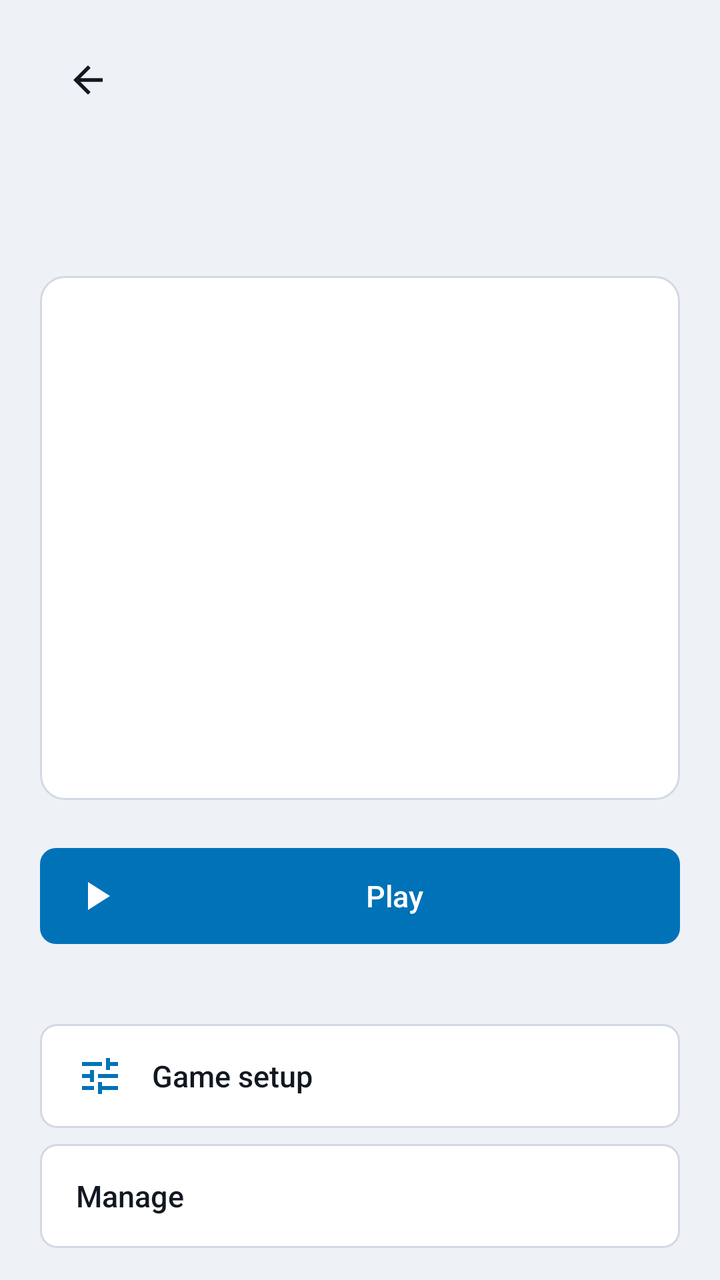
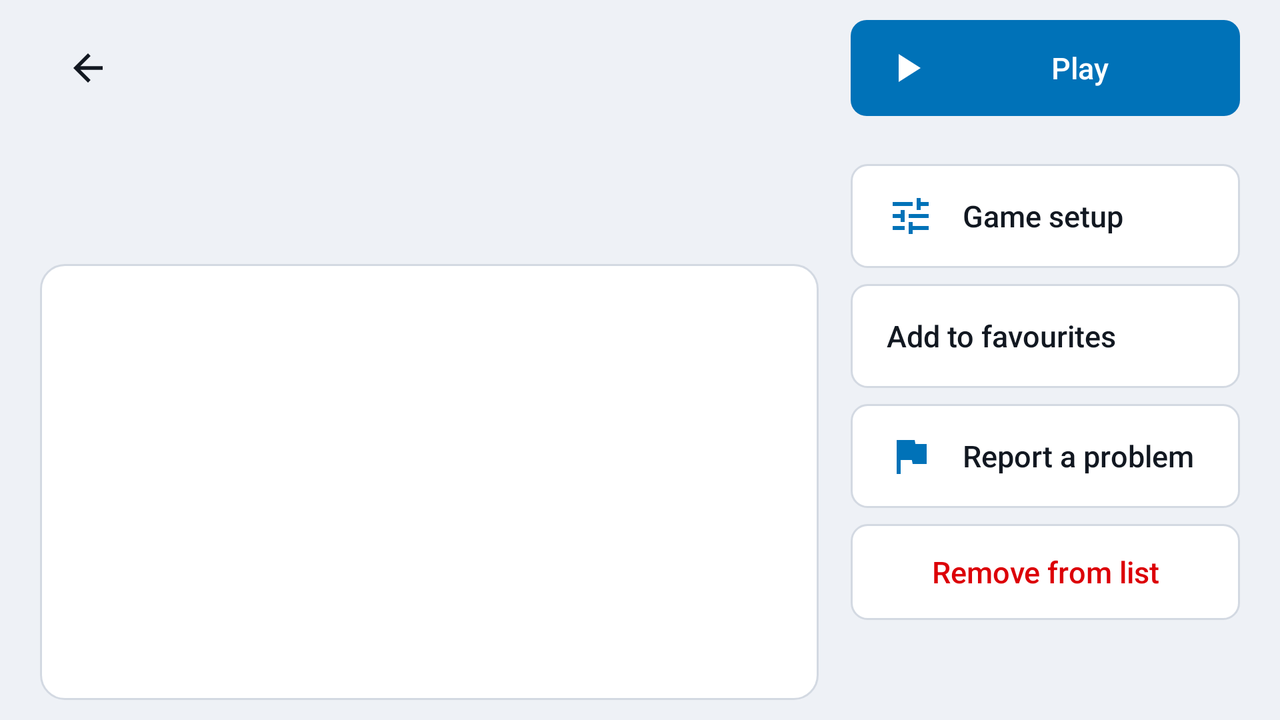

Compare how this app lays out the same screen by default and in its alternative resource folder. The renders come first, then the two layout files and the values they reference.
<!-- AndroidManifest.xml: application theme Theme.Enginehost -->
<!-- res/layout/activity_game.xml -->
<?xml version="1.0" encoding="utf-8"?>
<ScrollView xmlns:android="http://schemas.android.com/apk/res/android"
    android:layout_width="match_parent"
    android:layout_height="match_parent"
    android:fillViewport="true"
    android:scrollbars="none">

    <LinearLayout
        android:layout_width="match_parent"
        android:layout_height="wrap_content"
        android:orientation="vertical"
        android:paddingLeft="@dimen/eh_screen_padding_h"
        android:paddingRight="@dimen/eh_screen_padding_h"
        android:paddingTop="@dimen/eh_screen_padding_v"
        android:paddingBottom="@dimen/eh_screen_padding_v">

        <LinearLayout
            android:layout_width="match_parent"
            android:layout_height="wrap_content"
            android:gravity="center_vertical"
            android:orientation="horizontal">

            <ImageView
                android:id="@+id/backButton"
                android:layout_width="@dimen/eh_touch_target"
                android:layout_height="@dimen/eh_touch_target"
                android:layout_marginEnd="@dimen/eh_space_xs"
                android:background="@drawable/eh_row_bg"
                android:clickable="true"
                android:contentDescription="@string/back"
                android:focusable="true"
                android:padding="13dp"
                android:src="@drawable/ic_back"
                android:tint="@color/eh_text_primary" />

            <TextView
                android:id="@+id/gameTitle"
                android:layout_width="0dp"
                android:layout_height="wrap_content"
                android:layout_weight="1"
                android:ellipsize="end"
                android:maxLines="2"
                android:textAppearance="@style/TextAppearance.Enginehost.ScreenTitle" />

        </LinearLayout>

        <LinearLayout
            android:layout_width="match_parent"
            android:layout_height="wrap_content"
            android:layout_marginTop="@dimen/eh_space_s"
            android:gravity="center_vertical"
            android:orientation="horizontal">

            <TextView
                android:id="@+id/gameEngine"
                style="@style/Widget.Enginehost.Chip"
                android:layout_width="wrap_content"
                android:layout_height="wrap_content"
                android:layout_marginEnd="@dimen/eh_space_s"
                android:visibility="gone" />

            <TextView
                android:id="@+id/gameStatus"
                android:layout_width="0dp"
                android:layout_height="wrap_content"
                android:layout_weight="1"
                android:textAppearance="@style/TextAppearance.Enginehost.Body" />

        </LinearLayout>


        <TextView
            android:id="@+id/gamePath"
            android:layout_width="match_parent"
            android:layout_height="wrap_content"
            android:layout_marginTop="@dimen/eh_space_s"
            android:textAppearance="@style/TextAppearance.Enginehost.Mono"
            android:textIsSelectable="false" />

        
        <FrameLayout
            android:id="@+id/gamePlate"
            android:layout_width="match_parent"
            android:layout_height="0dp"
            android:layout_marginTop="@dimen/eh_space_m"
            android:layout_weight="1"
            android:background="@drawable/eh_card_bg"
            android:minHeight="@dimen/eh_plate_min">

            <ImageView
                android:id="@+id/plateArt"
                android:layout_width="match_parent"
                android:layout_height="match_parent"
                android:importantForAccessibility="no"
                android:padding="@dimen/eh_space_m"
                android:scaleType="fitCenter"
                android:visibility="gone" />

            <LinearLayout
                android:id="@+id/platePlaceholder"
                android:layout_width="match_parent"
                android:layout_height="wrap_content"
                android:layout_gravity="center"
                android:gravity="center_horizontal"
                android:orientation="vertical"
                android:padding="@dimen/eh_space_l">

                <TextView
                    android:id="@+id/plateTitle"
                    android:layout_width="match_parent"
                    android:layout_height="wrap_content"
                    android:ellipsize="end"
                    android:gravity="center_horizontal"
                    android:maxLines="2"
                    android:textAppearance="@style/TextAppearance.Enginehost.ItemTitle" />

                <TextView
                    android:id="@+id/plateLine"
                    android:layout_width="match_parent"
                    android:layout_height="wrap_content"
                    android:layout_marginTop="@dimen/eh_space_s"
                    android:ellipsize="end"
                    android:gravity="center_horizontal"
                    android:maxLines="2"
                    android:textAppearance="@style/TextAppearance.Enginehost.Body"
                    android:textColor="@color/eh_text_secondary"
                    android:visibility="gone" />

            </LinearLayout>

        </FrameLayout>

        <Button
            android:id="@+id/playButton"
            style="@style/Widget.Enginehost.Button"
            android:layout_width="match_parent"
            android:layout_height="wrap_content"
            android:layout_marginTop="@dimen/eh_space_l"
            android:drawableStart="@drawable/ic_play"
            android:text="@string/action_launch" />

        
        <LinearLayout
            android:id="@+id/gameSections"
            android:layout_width="match_parent"
            android:layout_height="wrap_content"
            android:layout_marginTop="@dimen/eh_space_m"
            android:orientation="vertical" />


        <Button
            android:id="@+id/setupButton"
            style="@style/Widget.Enginehost.Button.Nav"
            android:layout_width="match_parent"
            android:layout_height="wrap_content"
            android:layout_marginTop="@dimen/eh_space_l"
            android:drawableStart="@drawable/ic_setup"
            android:text="@string/action_edit_config" />

        <Button
            android:id="@+id/manageButton"
            style="@style/Widget.Enginehost.Button.Nav"
            android:layout_width="match_parent"
            android:layout_height="wrap_content"
            android:layout_marginTop="@dimen/eh_space_s"
            android:text="@string/action_manage" />

    </LinearLayout>
</ScrollView>
<!-- resources referenced by this layout -->
<resources>
  <color name="eh_text_primary">#121821</color>
  <color name="eh_text_secondary">#4B5768</color>
  <dimen name="eh_plate_min">128dp</dimen>
  <dimen name="eh_screen_padding_h">20dp</dimen>
  <dimen name="eh_screen_padding_v">16dp</dimen>
  <dimen name="eh_space_l">24dp</dimen>
  <dimen name="eh_space_m">16dp</dimen>
  <dimen name="eh_space_s">8dp</dimen>
  <dimen name="eh_space_xs">4dp</dimen>
  <dimen name="eh_touch_target">48dp</dimen>
  <!-- drawable eh_card_bg (drawable) -->
  <?xml version="1.0" encoding="utf-8"?>
  <shape xmlns:android="http://schemas.android.com/apk/res/android" android:shape="rectangle">
      <solid android:color="@color/eh_surface" />
      <stroke android:width="1dp" android:color="@color/eh_outline" />
      <corners android:radius="@dimen/eh_corner" />
  </shape>
  <!-- drawable ic_play (drawable) -->
  <?xml version="1.0" encoding="utf-8"?>
  <vector xmlns:android="http://schemas.android.com/apk/res/android"
      android:width="24dp" android:height="24dp" android:viewportWidth="24" android:viewportHeight="24"
      android:tint="?attr/colorControlNormal">
      <path android:fillColor="#FFFFFFFF" android:pathData="M8 5v14l11-7z" />
  </vector>
  <string name="action_edit_config">Game setup</string>
  <string name="action_launch">Play</string>
  <string name="action_manage">Manage</string>
  <string name="back">Back</string>
  <style name="TextAppearance.Enginehost.Body" parent="TextAppearance.AppCompat">
          <item name="android:textSize">18sp</item>
          <item name="android:textColor">@color/eh_text_primary</item>
      </style>
  <style name="TextAppearance.Enginehost.ItemTitle" parent="TextAppearance.AppCompat">
          <item name="android:textSize">18sp</item>
          <item name="android:fontFamily">sans-serif-medium</item>
          <item name="android:textColor">@color/eh_text_primary</item>
      </style>
  <style name="TextAppearance.Enginehost.Mono" parent="TextAppearance.AppCompat">
          <item name="android:textSize">13sp</item>
          <item name="android:typeface">monospace</item>
          <item name="android:textColor">@color/eh_text_secondary</item>
      </style>
  <style name="TextAppearance.Enginehost.ScreenTitle" parent="TextAppearance.AppCompat">
          <item name="android:textSize">32sp</item>
          <item name="android:textStyle">bold</item>
          <item name="android:textColor">@color/eh_text_primary</item>
      </style>
  <color name="eh_surface">#FFFFFF</color>
  <color name="eh_outline">#D3D9E2</color>
  <dimen name="eh_corner">12dp</dimen>
  <color name="eh_surface_variant">#E4E8EF</color>
  <dimen name="eh_corner_small">8dp</dimen>
  <color name="eh_focus_fill">@color/eh_accent_container</color>
  <dimen name="eh_focus_bar">4dp</dimen>
  <color name="eh_focus_ring">@color/eh_accent</color>
  <style name="Widget.Enginehost.Button.Secondary">
          <item name="android:background">@drawable/eh_btn_secondary_bg</item>
          <item name="android:textColor">@color/eh_button_secondary_text</item>
          <item name="android:drawableTint">@color/eh_button_secondary_text</item>
      </style>
  <color name="eh_accent">#0072B8</color>
  <!-- drawable eh_chip_bg (drawable) -->
  <?xml version="1.0" encoding="utf-8"?>
  <shape xmlns:android="http://schemas.android.com/apk/res/android" android:shape="rectangle">
      <solid android:color="#FFFFFFFF" />
      <corners android:radius="20dp" />
  </shape>
  <color name="eh_background">#EEF1F6</color>
  <style name="Widget.Enginehost.Switch" parent="Widget.AppCompat.CompoundButton.Switch">
          <item name="android:background">@drawable/eh_row_bg</item>
          <item name="android:minHeight">@dimen/eh_touch_target</item>
          <item name="android:paddingLeft">12dp</item>
          <item name="android:paddingRight">12dp</item>
      </style>
  <color name="eh_accent_container">#E0EEF6</color>
  <color name="eh_accent_pressed">#005D97</color>
  <dimen name="eh_focus_stroke">3dp</dimen>
  <!-- some entries are left out for length -->
</resources>
<!-- res/layout-land/activity_game.xml (the repository's variant of the layout above) -->
<!-- drawn on the phone turned sideways -->
<?xml version="1.0" encoding="utf-8"?>
<LinearLayout xmlns:android="http://schemas.android.com/apk/res/android"
    android:layout_width="match_parent"
    android:layout_height="match_parent"
    android:orientation="horizontal"
    android:paddingLeft="@dimen/eh_screen_padding_h"
    android:paddingRight="@dimen/eh_screen_padding_h"
    android:paddingTop="@dimen/eh_screen_padding_v"
    android:paddingBottom="@dimen/eh_screen_padding_v">

    <ScrollView
        android:layout_width="0dp"
        android:layout_height="match_parent"
        android:layout_weight="2"
        android:fillViewport="true"
        android:scrollbars="none">

        <LinearLayout
            android:layout_width="match_parent"
            android:layout_height="wrap_content"
            android:orientation="vertical">

            <LinearLayout
                android:layout_width="match_parent"
                android:layout_height="wrap_content"
                android:gravity="center_vertical"
                android:orientation="horizontal">

                <ImageView
                    android:id="@+id/backButton"
                    android:layout_width="@dimen/eh_touch_target"
                    android:layout_height="@dimen/eh_touch_target"
                    android:layout_marginEnd="@dimen/eh_space_xs"
                    android:background="@drawable/eh_row_bg"
                    android:clickable="true"
                    android:contentDescription="@string/back"
                    android:focusable="true"
                    android:padding="13dp"
                    android:src="@drawable/ic_back"
                    android:tint="@color/eh_text_primary" />

                <TextView
                    android:id="@+id/gameTitle"
                    android:layout_width="0dp"
                    android:layout_height="wrap_content"
                    android:layout_weight="1"
                    android:ellipsize="end"
                    android:maxLines="2"
                    android:textAppearance="@style/TextAppearance.Enginehost.ScreenTitle" />

            </LinearLayout>

            <LinearLayout
                android:layout_width="match_parent"
                android:layout_height="wrap_content"
                android:layout_marginTop="@dimen/eh_space_s"
                android:gravity="center_vertical"
                android:orientation="horizontal">

                <TextView
                    android:id="@+id/gameEngine"
                    style="@style/Widget.Enginehost.Chip"
                    android:layout_width="wrap_content"
                    android:layout_height="wrap_content"
                    android:layout_marginEnd="@dimen/eh_space_s"
                    android:visibility="gone" />

                <TextView
                    android:id="@+id/gameStatus"
                    android:layout_width="0dp"
                    android:layout_height="wrap_content"
                    android:layout_weight="1"
                    android:textAppearance="@style/TextAppearance.Enginehost.Body" />

            </LinearLayout>

            <TextView
                android:id="@+id/gameCore"
                android:layout_width="match_parent"
                android:layout_height="wrap_content"
                android:layout_marginTop="@dimen/eh_space_xs"
                android:textAppearance="@style/TextAppearance.Enginehost.Caption"
                android:visibility="gone" />


            <TextView
                android:id="@+id/gamePath"
                android:layout_width="match_parent"
                android:layout_height="wrap_content"
                android:layout_marginTop="@dimen/eh_space_s"
                android:textAppearance="@style/TextAppearance.Enginehost.Mono"
                android:textIsSelectable="false" />

            
            <FrameLayout
                android:id="@+id/gamePlate"
                android:layout_width="match_parent"
                android:layout_height="0dp"
                android:layout_marginTop="@dimen/eh_space_m"
                android:layout_weight="1"
                android:background="@drawable/eh_card_bg"
                android:minHeight="@dimen/eh_plate_min">

                <ImageView
                    android:id="@+id/plateArt"
                    android:layout_width="match_parent"
                    android:layout_height="match_parent"
                    android:importantForAccessibility="no"
                    android:padding="@dimen/eh_space_m"
                    android:scaleType="fitCenter"
                    android:visibility="gone" />

                <LinearLayout
                    android:id="@+id/platePlaceholder"
                    android:layout_width="match_parent"
                    android:layout_height="wrap_content"
                    android:layout_gravity="center"
                    android:gravity="center_horizontal"
                    android:orientation="vertical"
                    android:padding="@dimen/eh_space_l">

                    <TextView
                        android:id="@+id/plateTitle"
                        android:layout_width="match_parent"
                        android:layout_height="wrap_content"
                        android:ellipsize="end"
                        android:gravity="center_horizontal"
                        android:maxLines="2"
                        android:textAppearance="@style/TextAppearance.Enginehost.ItemTitle" />

                    <TextView
                        android:id="@+id/plateLine"
                        android:layout_width="match_parent"
                        android:layout_height="wrap_content"
                        android:layout_marginTop="@dimen/eh_space_s"
                        android:ellipsize="end"
                        android:gravity="center_horizontal"
                        android:maxLines="2"
                        android:textAppearance="@style/TextAppearance.Enginehost.Body"
                        android:textColor="@color/eh_text_secondary"
                        android:visibility="gone" />

                </LinearLayout>

            </FrameLayout>

        </LinearLayout>

    </ScrollView>

    <ScrollView
        android:layout_width="0dp"
        android:layout_height="match_parent"
        android:layout_weight="1"
        android:layout_marginStart="@dimen/eh_column_gap"
        android:scrollbars="none">

        <LinearLayout
            android:layout_width="match_parent"
            android:layout_height="wrap_content"
            android:orientation="vertical">

            <Button
                android:id="@+id/playButton"
                style="@style/Widget.Enginehost.Button"
                android:layout_width="match_parent"
                android:layout_height="wrap_content"
                android:layout_marginTop="0dp"
                android:drawableStart="@drawable/ic_play"
                android:text="@string/action_launch" />

            <Button
                android:id="@+id/setupButton"
                style="@style/Widget.Enginehost.Button.Nav"
                android:layout_width="match_parent"
                android:layout_height="wrap_content"
                android:layout_marginTop="@dimen/eh_space_l"
                android:drawableStart="@drawable/ic_setup"
                android:text="@string/action_edit_config" />

            <Button
                android:id="@+id/favouriteButton"
                style="@style/Widget.Enginehost.Button.Nav"
                android:layout_width="match_parent"
                android:layout_height="wrap_content"
                android:layout_marginTop="@dimen/eh_space_s"
                android:text="@string/action_add_favourite" />


            <Button
                android:id="@+id/reportButton"
                style="@style/Widget.Enginehost.Button.Nav"
                android:layout_width="match_parent"
                android:layout_height="wrap_content"
                android:layout_marginTop="@dimen/eh_space_s"
                android:drawableStart="@drawable/ic_report"
                android:text="@string/action_report" />

            <Button
                android:id="@+id/removeButton"
                style="@style/Widget.Enginehost.Button.Danger"
                android:layout_width="match_parent"
                android:layout_height="wrap_content"
                android:layout_marginTop="@dimen/eh_space_s"
                android:text="@string/action_remove" />

        </LinearLayout>

    </ScrollView>

</LinearLayout>
<!-- resources referenced by the variant -->
<!-- as the phone turned sideways resolves them -->
<resources>
  <color name="eh_text_primary">#121821</color>
  <color name="eh_text_secondary">#4B5768</color>
  <dimen name="eh_column_gap">16dp</dimen>
  <dimen name="eh_plate_min">128dp</dimen>
  <!-- from res/values-land/ -->
  <dimen name="eh_screen_padding_h">20dp</dimen>
  <!-- from res/values-land/ -->
  <dimen name="eh_screen_padding_v">10dp</dimen>
  <dimen name="eh_space_l">24dp</dimen>
  <dimen name="eh_space_m">16dp</dimen>
  <dimen name="eh_space_s">8dp</dimen>
  <dimen name="eh_space_xs">4dp</dimen>
  <dimen name="eh_touch_target">48dp</dimen>
  <string name="action_add_favourite">Add to favourites</string>
  <string name="action_edit_config">Game setup</string>
  <string name="action_launch">Play</string>
  <string name="action_remove">Remove from list</string>
  <string name="action_report">Report a problem</string>
  <string name="back">Back</string>
  <style name="TextAppearance.Enginehost.Body" parent="TextAppearance.AppCompat">
          <item name="android:textSize">18sp</item>
          <item name="android:textColor">@color/eh_text_primary</item>
      </style>
  <style name="TextAppearance.Enginehost.Caption" parent="TextAppearance.AppCompat">
          <item name="android:textSize">13sp</item>
          <item name="android:textColor">@color/eh_text_secondary</item>
      </style>
  <style name="TextAppearance.Enginehost.ItemTitle" parent="TextAppearance.AppCompat">
          <item name="android:textSize">18sp</item>
          <item name="android:fontFamily">sans-serif-medium</item>
          <item name="android:textColor">@color/eh_text_primary</item>
      </style>
  <style name="TextAppearance.Enginehost.Mono" parent="TextAppearance.AppCompat">
          <item name="android:textSize">13sp</item>
          <item name="android:typeface">monospace</item>
          <item name="android:textColor">@color/eh_text_secondary</item>
      </style>
  <style name="TextAppearance.Enginehost.ScreenTitle" parent="TextAppearance.AppCompat">
          <item name="android:textSize">32sp</item>
          <item name="android:textStyle">bold</item>
          <item name="android:textColor">@color/eh_text_primary</item>
      </style>
  <style name="Widget.Enginehost.Button.Danger">
          <item name="android:background">@drawable/eh_btn_secondary_bg</item>
          <item name="android:textColor">@color/eh_danger</item>
      </style>
  <color name="eh_surface">#FFFFFF</color>
  <color name="eh_outline">#D3D9E2</color>
  <dimen name="eh_corner">12dp</dimen>
  <color name="eh_surface_variant">#E4E8EF</color>
  <dimen name="eh_corner_small">8dp</dimen>
  <color name="eh_focus_fill">@color/eh_accent_container</color>
  <dimen name="eh_focus_bar">4dp</dimen>
  <color name="eh_focus_ring">@color/eh_accent</color>
  <color name="eh_danger">#DC0007</color>
  <style name="Widget.Enginehost.Button.Secondary">
          <item name="android:background">@drawable/eh_btn_secondary_bg</item>
          <item name="android:textColor">@color/eh_button_secondary_text</item>
          <item name="android:drawableTint">@color/eh_button_secondary_text</item>
      </style>
  <color name="eh_accent">#0072B8</color>
  <!-- drawable eh_chip_bg (drawable) -->
  <?xml version="1.0" encoding="utf-8"?>
  <shape xmlns:android="http://schemas.android.com/apk/res/android" android:shape="rectangle">
      <solid android:color="#FFFFFFFF" />
      <corners android:radius="20dp" />
  </shape>
  <color name="eh_background">#EEF1F6</color>
  <style name="Widget.Enginehost.Switch" parent="Widget.AppCompat.CompoundButton.Switch">
          <item name="android:background">@drawable/eh_row_bg</item>
          <item name="android:minHeight">@dimen/eh_touch_target</item>
          <item name="android:paddingLeft">12dp</item>
          <item name="android:paddingRight">12dp</item>
      </style>
  <color name="eh_accent_container">#E0EEF6</color>
  <color name="eh_accent_pressed">#005D97</color>
  <dimen name="eh_focus_stroke">3dp</dimen>
  <!-- some entries are left out for length -->
</resources>
